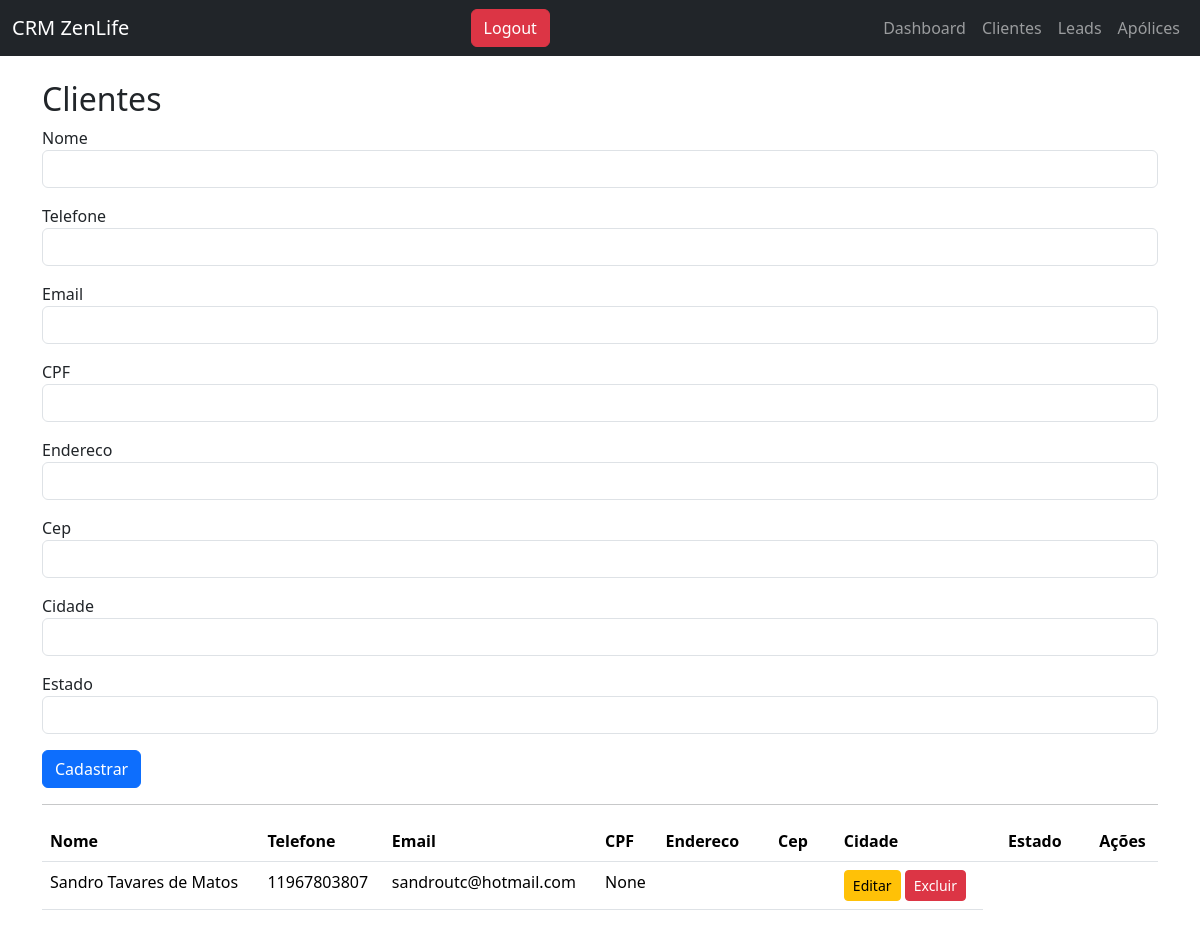
The app's page /clientes, older data.
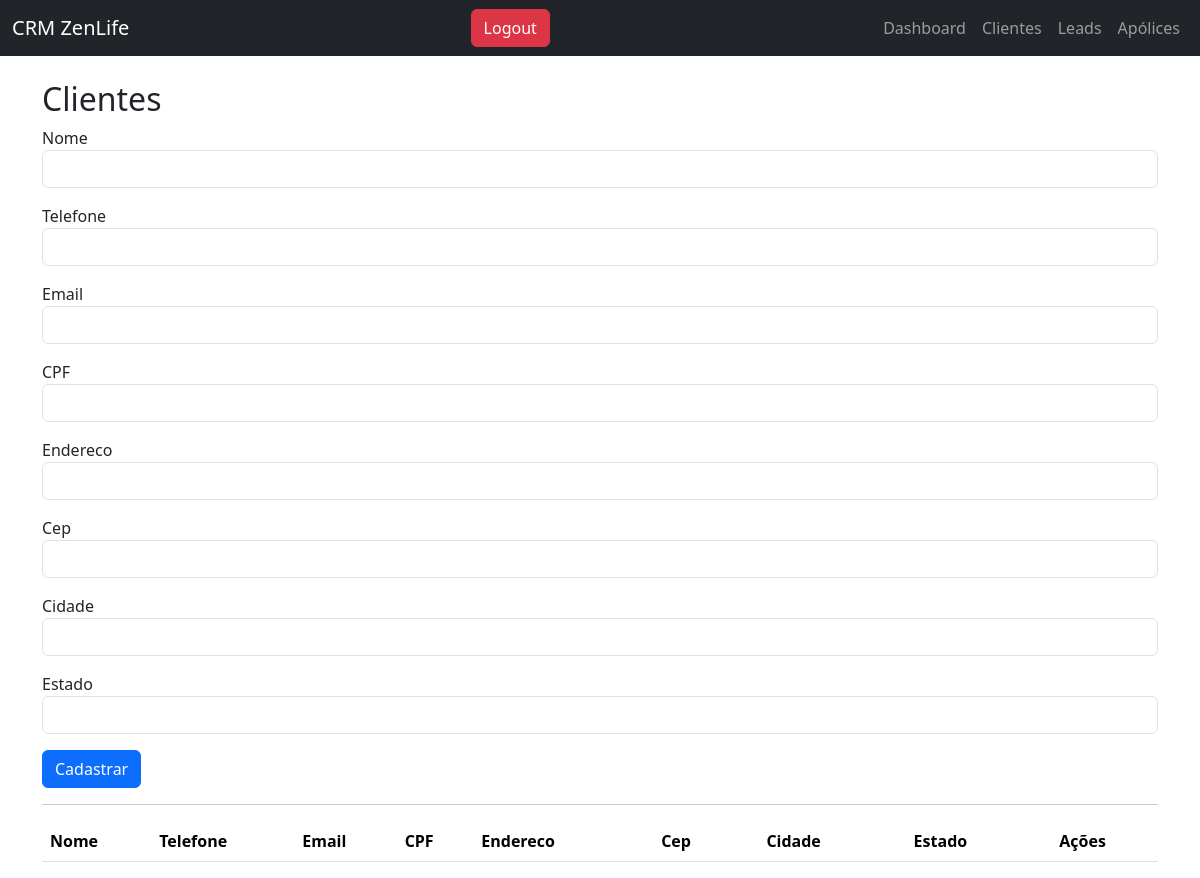
The same page, newer data.
### tables this page shows
CREATE TABLE clientes (
id INTEGER PRIMARY KEY AUTOINCREMENT,
nome TEXT,
telefone TEXT,
email TEXT,
cpf TEXT
);

### app.py (the view)
@app.route("/clientes")
def clientes():
    conn = conectar()
    lista = conn.execute("SELECT * FROM clientes").fetchall()
    conn.close()
    return render_template("clientes.html",clientes=lista)

### app.py (called while the page is built)
def conectar():
    conn = sqlite3.connect("database.db")
    conn.row_factory = sqlite3.Row
    return conn

### templates/clientes.html
{% extends "layout.html" %}
{% block content %}
<h2>Clientes</h2>
<form method="POST" action="/novo_cliente">
<div class="mb-3">
<label>Nome</label>
<input type="text" name="nome" class="form-control">
</div>
<div class="mb-3">
<label>Telefone</label>
<input type="text" name="telefone" class="form-control">
</div>
<div class="mb-3">
<label>Email</label>
<input type="email" name="email" class="form-control">
</div>
<div class="mb-3">
<label>CPF</label>
<input type="text" name="cpf" class="form-control">
</div>
<div class="mb-3">
<label>Endereco</label>
<input type="text" name="endereco" class="form-control">
</div>
<div class="mb-3">
<label>Cep</label>
<input type="text" name="cep" class="form-control">
</div>
<div class="mb-3">
<label>Cidade</label>
<input type="text" name="cidade" class="form-control">
</div>
<div class="mb-3">
<label>Estado</label>
<input type="text" name="estado" class="form-control">
</div>
<button type="submit" class="btn btn-primary">
Cadastrar
</button>
</form>
<hr>
<table class="table">
<tr>
<th>Nome</th>
<th>Telefone</th>
<th>Email</th>
<th>CPF</th>
<th>Endereco<th>
<th>Cep<th>
<th>Cidade<th>
<th>Estado<th>
<th>Ações</th>
</tr>
{% for c in clientes %}
<tr>
<td>{{c["nome"]}}</td>
<td>{{c["telefone"]}}</td>
<td>{{c["email"]}}</td>
<td>{{c["cpf"]}}</td>
<td>{{c["Endereco"]}}</td>
<td>{{c["Cep"]}}</td>
<td>{{c["Cidade"]}}</td>
<td>{{c["Estado"]}}</td>
<td>
<a href="/editar_cliente/{{c['id']}}" class="btn btn-warning btn-sm">
Editar
</a>
<a href="/excluir_cliente/{{c['id']}}" class="btn btn-danger btn-sm">
Excluir
</a>
</td>
</tr>
{% endfor %}
</table>
{% endblock %}

Row changes from the older to the newer data that the page shows:
removed clientes: nome "Sandro Tavares de Matos", telefone "11967803807", email "sandroutc@hotmail.com", cpf "None"
